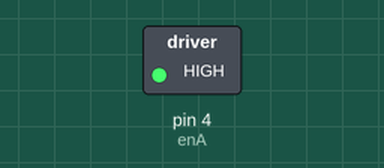
A sketch run on a simulated Arduino Uno, built with avr-gcc and run on an emulated ATmega328P. On the bench: switched loads named in the sketch (green lamp = pin HIGH).

Above: at 7.5 s.
At 16.0 s:
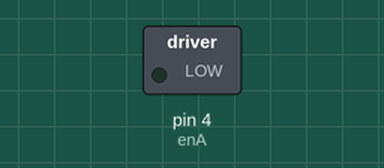
Timing chart, 0 to 22.1 s (numbered marks = the images above):
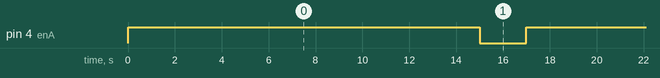

The sketch:

Pump_Test_L298N.ino
```cpp
// Motor A connections
int enA = 4;


void setup()
{
  // Set all the motor control pins to outputs
  pinMode(enA, OUTPUT);

  // Turn off motors - Initial state
  digitalWrite(enA, LOW);
}

void loop()
{
  digitalWrite(enA, HIGH);
  delay(15000);

  digitalWrite(enA, LOW);
  delay(2000);
}
```

Measured:
- by itself, pin 4 (enA): alternates HIGH for 15.0 s and LOW for 2.0 s
